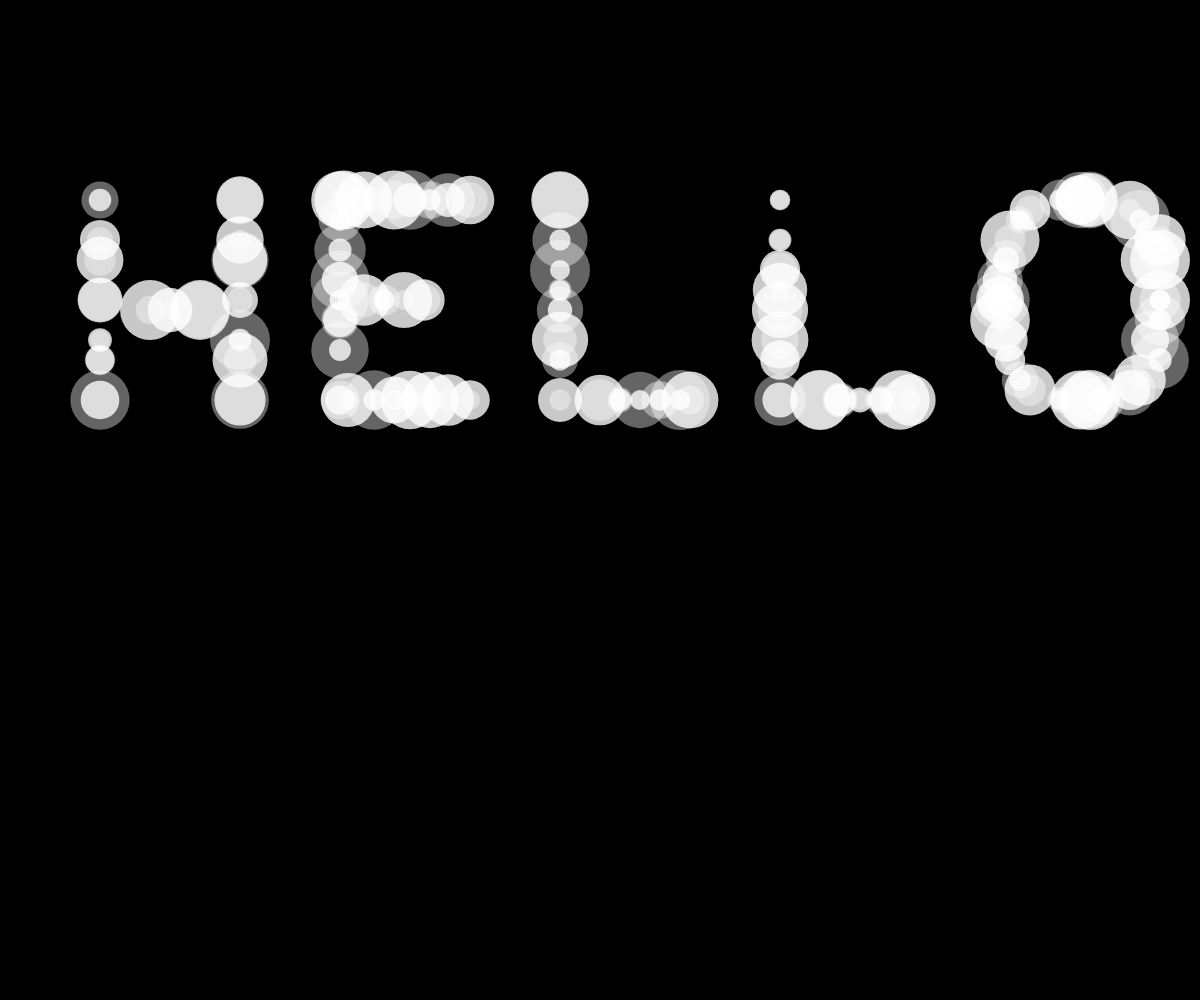
Frame 1 (no input)
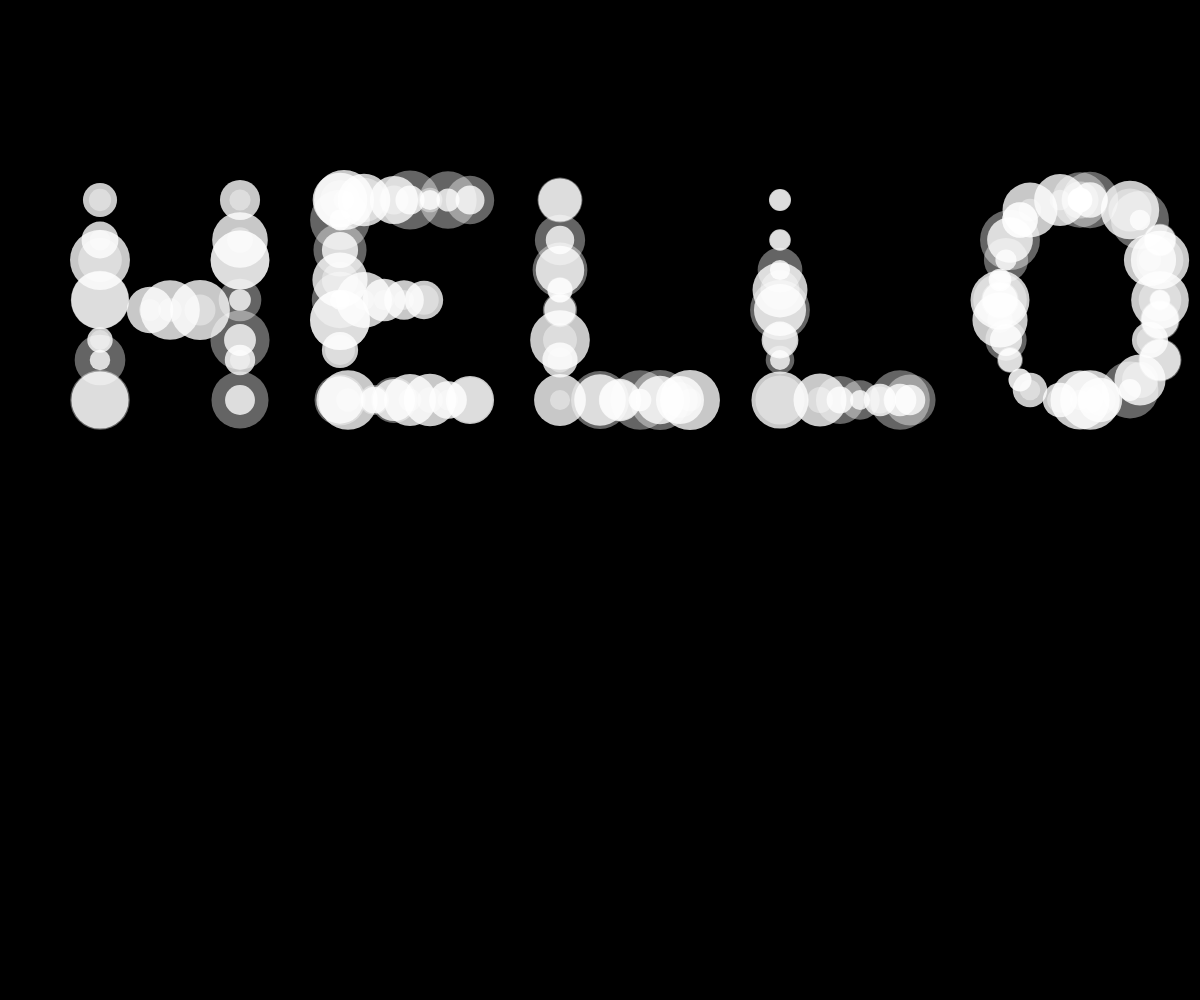
Frame 60 (no input)
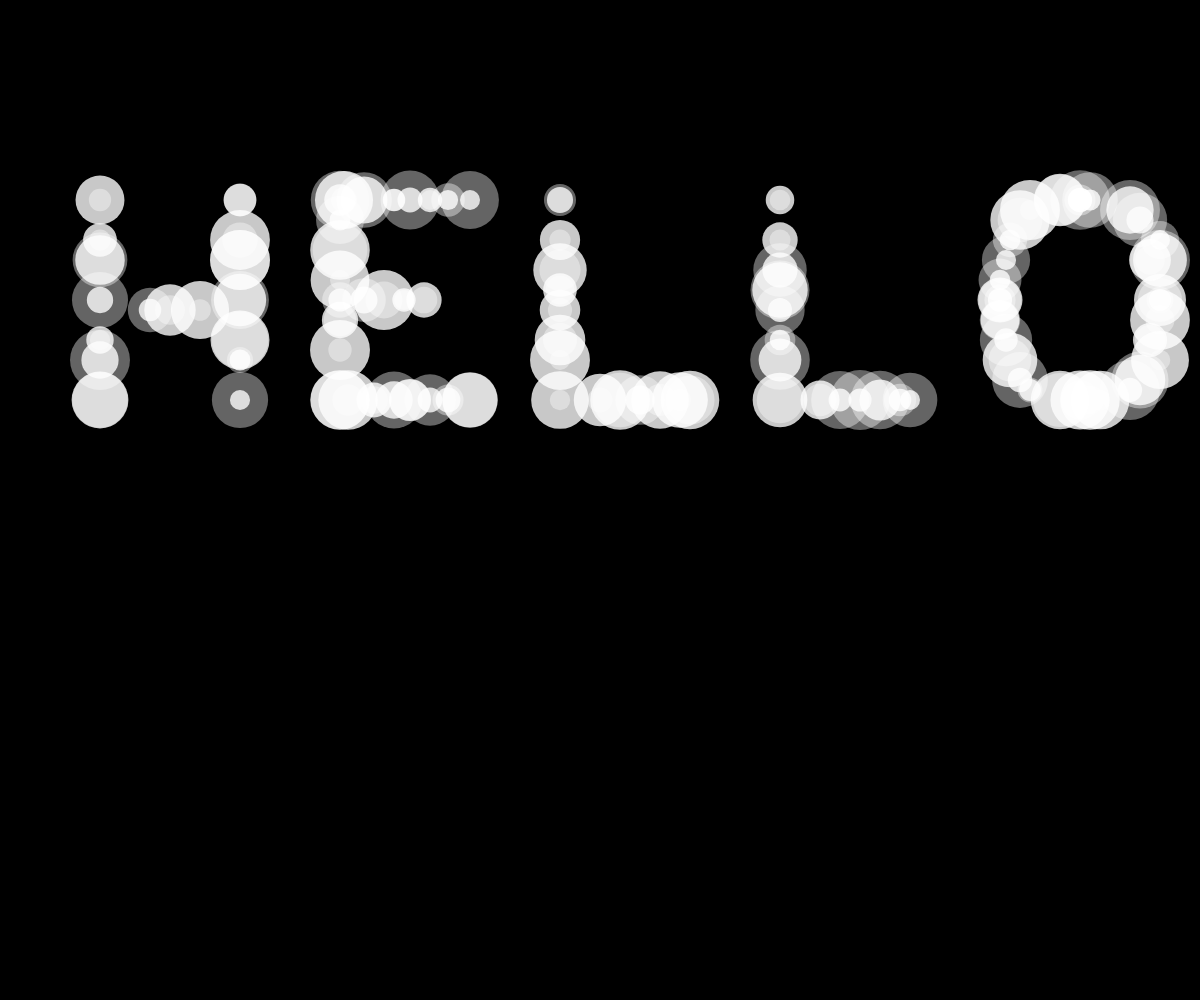
Frame 120 (the mouse pressed at the canvas centre since frame 60)

The p5.js sketch that drew these frames (run headless with seeded random() and noise() and a simulated clock; from frame 60 on, the mouse is pressed at the canvas centre):

// p5.js sketch
// ── sketch.js

// no need to change anything from here ... ----------------------

var letters = {};

var marginLeft = 50;
var marginTop = 100;
var textX = marginLeft;
var textY = 150;
var lineHeight = 150;
var typedText = "HELLO";

function setup() {
	createCanvas(windowWidth, windowHeight);
	initLetters();
	noFill();
	strokeWeight(0);
}

function draw() {
	background(0);
	scale(2);

	textX = marginLeft;
	textY = marginTop + 100;

	randomSeed(4);
	for (var i = 0; i < typedText.length; i++) {
		var c = typedText[i];
		if (letters[c]) {
			push();
			translate(textX, textY);
			var w = letters[c]();
			textX += w;
			pop();
		} else if (c == "\n") {
			textX = marginLeft;
			textY += lineHeight;
		}
	}

	//noLoop();
}

function keyTyped() {
    var k = key;
    if (!letters[k]) {
        k = k.toUpperCase();
    }
    if (letters[k]) {
         
        typedText += k;
    }

	//loop();
}

function keyPressed() {
	if (keyCode == RETURN) {
		typedText += "\n";
	}
	if (keyCode == BACKSPACE || keyCode == DELETE) {
		if (typedText.length > 0) typedText = typedText.slice(0, -1);
	
}

	//loop();
}
// ... to here -----------------------------------------------------


function initLetters() {
	// Add your calls to the letter functions here

	letters = {
		N: draw_N,
		O: draw_O,
		Q: draw_Q,
		U: draw_U,
       G: draw_G,
       H: draw_H,
       I: draw_I,
       J: draw_J,
       K: draw_K,
       L: draw_L,
       M: draw_M,
       S: draw_S,
       R: draw_R,	
		A: draw_A,
		W: draw_W,
       V: draw_V,
       B: draw_B,
       P: draw_P,
       C: draw_C,
       D: draw_D,
       T: draw_T,
		E: draw_E,
       F: draw_F,
       X: draw_X,
       Y: draw_Y,
       Z: draw_Z,
		
		" ": function() { return 30 },
	};
}



// A function for each letter

function draw_N() {
	
	//rect(-15,-100,80,100);
	
	specialEllipse(0,-100,30,30); //top left 
	specialEllipse(0,0,13,13); 
	specialEllipse(0,-5,15,15); //bottom left
	//specialEllipse(50,-100,30,30); //top right
	specialEllipse(50,-20,30,30); //bottom right
	specialEllipse(0,-30,25,25);
   specialEllipse(0,-20,25,25);
	specialEllipse(0,-40,15,15);
	specialEllipse(0,-50,20,20);
	specialEllipse(0,-70,10,10);
   specialEllipse(0,-80,10,10);
	specialEllipse(0,-90,15,15);
	
   specialEllipse(70,-100,10,10);
	specialEllipse(70,-85,20,20);
	specialEllipse(70,-70,18,18);
	specialEllipse(70,-60,11,11);
	specialEllipse(70,-50,15,15);
   specialEllipse(70,-30,15,15);
	specialEllipse(70,-20,25,25);
	specialEllipse(70,0,13,13);

	specialEllipse(50,-35,20,20);
	specialEllipse(33,-47,10,10);
	specialEllipse(28,-56,15,15);
	specialEllipse(23,-67,18,18);
	specialEllipse(18,-75,10,10);
	specialEllipse(15,-80,13,13);

	
	
	

	return 110;
}

function draw_O() {
	
	//rect(30,-100,80,100);
	
   specialEllipse(0, -50, 25);
   specialEllipse(0, -40, 25);
   specialEllipse(3, -30, 15);
   specialEllipse(5, -20, 30);
   specialEllipse(10, -10, 10);
   specialEllipse(15, -5, 20);
   specialEllipse(30, 0, 20);
   specialEllipse(45, 0, 30);

   specialEllipse(80, -50, 25);
   specialEllipse(80, -40, 25);
   specialEllipse(75, -30, 15);
   specialEllipse(80, -20, 30);
   specialEllipse(70, -10, 10);
   specialEllipse(65, -5, 20);
   specialEllipse(50, 0, 20);
   specialEllipse(40, 0, 30);


   specialEllipse(0, -50, 25);
   specialEllipse(0, -60, 25);
   specialEllipse(3, -70, 15);
   specialEllipse(5, -80, 30);
   specialEllipse(10, -90, 10);
   specialEllipse(15, -95, 20);
   specialEllipse(30, -100, 20);
   specialEllipse(45, -100, 30);

   specialEllipse(80, -50, 25);
   specialEllipse(80, -70, 25);
   specialEllipse(75, -70, 15);
   specialEllipse(80, -80, 30);
   specialEllipse(70, -90, 10);
   specialEllipse(65, -95, 20);
   specialEllipse(40, -100, 20);
   specialEllipse(40, -100, 30);


	return 130;
}
function draw_Q() {
	
	//rect(75,-100,80,100);
	
   specialEllipse(0, -50, 25);
   specialEllipse(0, -40, 25);
   specialEllipse(3, -30, 15);
   specialEllipse(5, -20, 30);
   specialEllipse(10, -10, 10);
   specialEllipse(15, -5, 20);
   specialEllipse(30, 0, 20);
   specialEllipse(45, 0, 30);

   specialEllipse(80, -50, 25);
   specialEllipse(80, -40, 25);
   specialEllipse(75, -30, 15);
   specialEllipse(80, -20, 30);
   specialEllipse(70, -10, 10);
   specialEllipse(65, -5, 20);
   specialEllipse(50, 0, 20);
   specialEllipse(40, 0, 30);


   specialEllipse(0, -50, 25);
   specialEllipse(0, -60, 25);
   specialEllipse(3, -70, 15);
   specialEllipse(5, -80, 30);
   specialEllipse(10, -90, 10);
   specialEllipse(15, -95, 20);
   specialEllipse(30, -100, 20);
   specialEllipse(45, -100, 30);

   specialEllipse(80, -50, 25);
   specialEllipse(80, -70, 25);
   specialEllipse(75, -70, 15);
   specialEllipse(80, -80, 30);
   specialEllipse(70, -90, 10);
   specialEllipse(65, -95, 20);
   specialEllipse(40, -100, 20);
   specialEllipse(40, -100, 30);

   specialEllipse(90, 0, 25);
   specialEllipse(80, -10, 15);
   specialEllipse(70, -20, 15);
	specialEllipse(60, -30, 10);
	

	

	return 130;
}

function draw_U() {
	
   specialEllipse(0, -50, 25);
   specialEllipse(0, -40, 25);
   specialEllipse(0, -60, 25);
   specialEllipse(0, -70, 25);
   specialEllipse(0, -80, 25);
   specialEllipse(0, -90, 25);
   specialEllipse(0, -95, 25);
   specialEllipse(0, -100, 25);
   specialEllipse(3, -30, 15);
   specialEllipse(5, -20, 30);
   specialEllipse(10, -10, 10);
   specialEllipse(15, -5, 20);
   specialEllipse(30, 0, 20);
   specialEllipse(45, 0, 30);

   specialEllipse(80, -50, 25);
   specialEllipse(80, -60, 25);
   specialEllipse(80, -70, 25);
   specialEllipse(80, -80, 25);
   specialEllipse(80, -90, 25);
   specialEllipse(80, -95, 25);
   specialEllipse(80, -100, 25);

   specialEllipse(75, -30, 15);
   specialEllipse(80, -20, 30);
   specialEllipse(70, -10, 10);
   specialEllipse(65, -5, 20);
   specialEllipse(50, 0, 20);
   specialEllipse(40, 0, 30);
	
	
	

	

	return 120;
}




function draw_G() {



   specialEllipse(0, -50, 25);
   specialEllipse(0, -40, 25);
   specialEllipse(3, -30, 15);
   specialEllipse(5, -20, 30);
   specialEllipse(10, -10, 10);
   specialEllipse(15, -5, 20);
   specialEllipse(30, 0, 20);
   specialEllipse(45, 0, 30);

   specialEllipse(80, -50, 25);
   specialEllipse(80, -40, 25);
   specialEllipse(75, -30, 15);
   specialEllipse(80, -20, 30);
   specialEllipse(70, -10, 10);
   specialEllipse(65, -5, 20);
   specialEllipse(50, 0, 20);
   specialEllipse(40, 0, 30);



   specialEllipse(75, -40, 20);
   specialEllipse(75, -50, 15);


   specialEllipse(0, -50, 25);
   specialEllipse(0, -60, 25);
   specialEllipse(3, -70, 15);
   specialEllipse(5, -80, 30);
   specialEllipse(10, -90, 10);
   specialEllipse(15, -95, 20);
   specialEllipse(30, -100, 20);
   specialEllipse(45, -100, 30);

   specialEllipse(75, -90, 20);
   specialEllipse(60, -100, 20);
   specialEllipse(45, -100, 30);

   specialEllipse(65, -50, 10);
   specialEllipse(75, -50, 15);
   specialEllipse(60, -50, 10);




       return 130;
}


function draw_H() {


   specialEllipse(0, 0, 20);
   specialEllipse(0, -30, 25);
   specialEllipse(0, -20, 25);
   specialEllipse(0, -50, 15);
   specialEllipse(0, -70, 20);
   specialEllipse(0, -80, 20);
   specialEllipse(0, -100, 30);
   specialEllipse(25, -45, 25);
   specialEllipse(35, -45, 10);

   specialEllipse(70, 0, 20);
   specialEllipse(70, -30, 25);
   specialEllipse(70, -20, 25);
   specialEllipse(70, -50, 25);
   specialEllipse(70, -70, 30);
   specialEllipse(70, -80, 30);

   specialEllipse(50, -45, 25);
   specialEllipse(70, -100, 15);


       return 120;
}


function draw_I() {


   specialEllipse(0, 0, 20);
   specialEllipse(0, -30, 25);
   specialEllipse(0, -20, 25);
   specialEllipse(0, -45, 15);
   specialEllipse(0, -60, 20);
   specialEllipse(0, -80, 20);
   specialEllipse(0, -100, 30);


       return 50;

}

function draw_J() {


   specialEllipse(60, -80, 30);
   specialEllipse(60, -30, 25);
   specialEllipse(60, -100, 20);
   specialEllipse(60, -70, 20);
   specialEllipse(60, -60, 20);
   specialEllipse(60, -50, 20);
   specialEllipse(50, -10, 30);
   specialEllipse(30, 0, 20);
   specialEllipse(0, -50, 10);
   specialEllipse(0, -25, 15);
   specialEllipse(0, -35, 25);
   specialEllipse(10, -15, 15);


       return 110;

}
function draw_K() {


   specialEllipse(15, -45, 20);
   specialEllipse(30, -55, 25);
   specialEllipse(40, -65, 10);
   specialEllipse(50, -75, 20);
   specialEllipse(70, -100, 20);
   specialEllipse(60, -90, 20);
   specialEllipse(0, -100, 15);
   specialEllipse(0, -100, 10);
   specialEllipse(0, -65, 20);
   specialEllipse(0, -75, 20);
   specialEllipse(0, -50, 10);
   specialEllipse(0, -45, 25);
   specialEllipse(0, -25, 25);
   specialEllipse(0,  0, 30);
   specialEllipse(15, -35, 10);
   specialEllipse(35, -35, 20);
   specialEllipse(45, -25, 25);
   specialEllipse(50, -15, 20);
   specialEllipse(70, 0, 25);



       return 120;
}

function draw_L() {


   specialEllipse(0, 0, 25);
   specialEllipse(0, -20, 20);
   specialEllipse(0, -30, 10);
   specialEllipse(0, -45, 20);
   specialEllipse(0, -55, 20);
   specialEllipse(0, -65, 30);
   specialEllipse(0, -80, 30);
   specialEllipse(0, -100, 10);
   specialEllipse(20, 0, 20);
   specialEllipse(30, 0, 10);
   specialEllipse(40, 0, 10);
   specialEllipse(50, 0, 15);
    specialEllipse(60, 0, 15);
   specialEllipse(65, 0, 30);




       return 110;
}


function draw_M() {



   specialEllipse(80, 0, 25);
   specialEllipse(80, -20, 25);
   specialEllipse(80, -10, 30);
   specialEllipse(80, -30, 15);
   specialEllipse(80, -40, 15);
   specialEllipse(80, -50, 10);
   specialEllipse(80, -65, 30);
   specialEllipse(80, -80, 30);
   specialEllipse(80, -100, 15);
   specialEllipse(0, 0, 25);
   specialEllipse(0, -20, 25);
   specialEllipse(0, -10, 30);
   specialEllipse(0, -30, 15);
   specialEllipse(0, -40, 15);
   specialEllipse(0, -50, 10);
   specialEllipse(0, -65, 30);
   specialEllipse(0, -80, 30);
   specialEllipse(0, -100, 15);


   specialEllipse(10, -90, 25);
   specialEllipse(15, -80, 20);
   specialEllipse(20, -70, 20);
   specialEllipse(25, -60, 10);
   specialEllipse(30, -50, 30);
   specialEllipse(35, -45, 10);
   specialEllipse(40, -40, 10);

   specialEllipse(70, -90, 25);
   specialEllipse(65, -80, 20);
   specialEllipse(60, -70, 20);
   specialEllipse(55, -60, 10);
   specialEllipse(50, -50, 30);
   specialEllipse(45, -45, 10);






       return 130;
}
function draw_S() {



   specialEllipse(65, -80, 10);
   specialEllipse(60, -85, 15);
   specialEllipse(60, -90, 30);
   specialEllipse(40, -95, 10);
   specialEllipse(40, -100, 20);
   specialEllipse(40, -100, 10);
   specialEllipse(35, -100, 10);
   specialEllipse(20, -98, 30);
   specialEllipse(19, -95, 20);
   specialEllipse(15, -92, 20);
   specialEllipse(10, -87, 10);
   specialEllipse(7, -85, 15);
   specialEllipse(5, -75, 25);
   specialEllipse(1, -70, 30);
   specialEllipse(0, -65, 30);
   specialEllipse(0, -60, 30);
   specialEllipse(0, -55, 20);
   specialEllipse(0, -50, 25);

   specialEllipse(5, -45, 25);
   specialEllipse(10, -45, 25);
   specialEllipse(15, -45, 30);
   specialEllipse(35, -45, 30);
   specialEllipse(40, -45, 10);
   specialEllipse(45, -45, 20);
   specialEllipse(50, -45, 20);
   specialEllipse(55, -40, 20);
   specialEllipse(60, -42, 10);
   specialEllipse(75, -35, 15);
   specialEllipse(80, -25, 10);
   specialEllipse(75, -35, 10);
   specialEllipse(75, -10, 15);
   specialEllipse(65, -5, 10);
   specialEllipse(60, -3, 10);
   specialEllipse(55, 0, 30);
   specialEllipse(40, 0, 30);

   specialEllipse(35, 0, 20);
   specialEllipse(30, 0, 30);
   specialEllipse(25, -2, 10);
   specialEllipse(20, -5, 10);
   specialEllipse(15, -7, 20);
   specialEllipse(10, -10, 20);
    specialEllipse(5, -12, 30);
   specialEllipse(0, -15, 0);


       return 120;
}
function draw_R() {


   //pionowa kreska
   specialEllipse(0, 0, 20);
   specialEllipse(0, -10, 25);
   specialEllipse(0, -20, 20);
   specialEllipse(0, -30, 25);
   specialEllipse(0, -40, 25);
   specialEllipse(0, -50, 20);
   specialEllipse(0, -60, 15);
   specialEllipse(0, -70, 20);
   specialEllipse(0, -80, 15)
   specialEllipse(0, -90, 15);
   specialEllipse(0, -100, 20);

   //gorny brzuszek
   specialEllipse(10, -100, 15);
   specialEllipse(20, -100, 15);
   specialEllipse(30, -100, 20);
   specialEllipse(40, -95, 20);
   specialEllipse(50, -95, 15);
   specialEllipse(60, -88, 15);
   specialEllipse(70, -75, 20);
   specialEllipse(65, -60, 15);
   specialEllipse(55, -50, 15);
   specialEllipse(40, -45, 20);
   specialEllipse(30, -45, 25);
   specialEllipse(20, -44, 15);
   specialEllipse(10, -45, 15);


   specialEllipse(65, 0, 20);
   specialEllipse(60, -10, 25);
   specialEllipse(55, -20, 15);
   specialEllipse(50, -30, 15);
   specialEllipse(45, -40, 15);


       return 120;
}


function draw_A() {

   // lewe ramię
   specialEllipse(0, 0, 15);
   specialEllipse(4, -8, 15);
   specialEllipse(8, -15, 20);
   specialEllipse(13, -25, 20);
   specialEllipse(20, -40, 25);
   specialEllipse(25, -55, 20);
   specialEllipse(28, -63, 20);
   specialEllipse(31, -75, 15);
   specialEllipse(35, -85, 20);
   specialEllipse(38, -93, 15);
   specialEllipse(40, -100, 15);


   //prawe ramię
   specialEllipse(40, -100, 15);
   specialEllipse(42, -93, 15);
   specialEllipse(45, -85, 20);
   specialEllipse(49, -75, 15);
   specialEllipse(52, -63, 20);
   specialEllipse(57, -55, 20);
   specialEllipse(62, -40, 25);
   specialEllipse(69, -25, 20);
   specialEllipse(74, -15, 20);
   specialEllipse(76, -8, 15);
   specialEllipse(80, 0, 15);


   //mostek
   specialEllipse(35, -40, 20);
   specialEllipse(50, -40, 15);


	return 120;
}

function draw_W() {

   //pionowa kreska
	specialEllipse(0, 0, 20);
   specialEllipse(0, -20, 25);
   specialEllipse(0, -30, 20);
   specialEllipse(0, -40, 25);
   specialEllipse(0, -50, 25);
   specialEllipse(0, -60, 20);
   specialEllipse(0, -70, 15);
   specialEllipse(0, -80, 20);
   specialEllipse(0, -90, 15)
   specialEllipse(0, -100, 15);

   //ukośna lewa
   specialEllipse(0, -10, 20);
   specialEllipse(10, -20, 15);
   specialEllipse(20, -30, 20);
   specialEllipse(30, -40, 25);
   specialEllipse(40, -50, 20);

   //ukośna prawa
   specialEllipse(80, -10, 20);
   specialEllipse(70, -20, 15);
   specialEllipse(60, -30, 20);
   specialEllipse(50, -40, 25);
   specialEllipse(40, -50, 20);


   //pionowa prawa
   specialEllipse(80, 0, 20);
   specialEllipse(80, -20, 25);
   specialEllipse(80, -30, 20);
   specialEllipse(80, -40, 25);
   specialEllipse(80, -50, 25);
   specialEllipse(80, -60, 20);
   specialEllipse(80, -70, 15);
   specialEllipse(80, -80, 20);
   specialEllipse(80, -90, 15);
   specialEllipse(80, -100, 15);

	return 130;
}


function draw_V() {


   // lewe ramię
   specialEllipse(0, -100, 15);
   specialEllipse(4, -93, 15);
   specialEllipse(8, -85, 20);
   specialEllipse(11, -77, 15);
   specialEllipse(16, -65, 20);
   specialEllipse(21, -52, 20);
   specialEllipse(24, -40, 20);
   specialEllipse(27, -32, 15);
   specialEllipse(31, -24, 20);
   specialEllipse(34, -16, 15);
   specialEllipse(37, -8, 15);
   specialEllipse(40, 0, 10);

   //prawe ramię

   specialEllipse(80, -100, 15);
   specialEllipse(77, -93, 15);
   specialEllipse(74, -85, 20);
   specialEllipse(71, -77, 15);
   specialEllipse(67, -65, 20);
   specialEllipse(64, -52, 20);
   specialEllipse(60, -40, 20);
   specialEllipse(56, -32, 15);
   specialEllipse(51, -24, 20);
   specialEllipse(48, -16, 15);
   specialEllipse(44, -8, 15);
   specialEllipse(40, 0, 10);


	return 110;
}


function draw_B() {

   //pionowa kreska
   specialEllipse(0, 0, 20);
   specialEllipse(0, -20, 25);
   specialEllipse(0, -30, 20);
   specialEllipse(0, -40, 25);
   specialEllipse(0, -50, 25);
   specialEllipse(0, -60, 20);
   specialEllipse(0, -70, 15);
   specialEllipse(0, -80, 20);
   specialEllipse(0, -90, 15)
   specialEllipse(0, -100, 15);
   specialEllipse(0, -10, 20);

   //gorny brzuszek
   specialEllipse(8, -100, 15);
   specialEllipse(14, -99, 15);
   specialEllipse(26, -97, 20);
   specialEllipse(36, -94, 20);
   specialEllipse(48, -92, 15);
   specialEllipse(56, -87, 15);
   specialEllipse(60, -75, 20);

   specialEllipse(52, -64, 15);
   specialEllipse(45, -61, 15);
   specialEllipse(36, -59, 20);
   specialEllipse(26, -56, 25);
   specialEllipse(14, -52, 15);
   specialEllipse(8, -50, 15);


   //dolny brzuszek
   specialEllipse(8, -50, 15);
   specialEllipse(14, -49, 15);
   specialEllipse(26, -47, 20);
   specialEllipse(36, -44, 20);
   specialEllipse(48, -42, 15);
   specialEllipse(56, -37, 15);
   specialEllipse(60, -25, 20);

   specialEllipse(52, -14, 15);
   specialEllipse(45, -11, 15);
   specialEllipse(36, -9, 20);
   specialEllipse(26, -6, 25);
   specialEllipse(14, -2, 15);
   specialEllipse(8, 0, 15);


	return 100;
}


function draw_P() {

   //pionowa kreska
   specialEllipse(0, 0, 20);
   specialEllipse(0, -10, 25);
   specialEllipse(0, -20, 20);
   specialEllipse(0, -30, 25);
   specialEllipse(0, -40, 25);
   specialEllipse(0, -50, 20);
   specialEllipse(0, -60, 15);
   specialEllipse(0, -70, 20);
   specialEllipse(0, -80, 15)
   specialEllipse(0, -90, 15);
   specialEllipse(0, -100, 20);

   //gorny brzuszek
   specialEllipse(10, -100, 15);
   specialEllipse(20, -100, 15);
   specialEllipse(30, -100, 20);
   specialEllipse(40, -95, 20);
   specialEllipse(50, -95, 15);
   specialEllipse(60, -88, 15);
   specialEllipse(70, -75, 20);
   specialEllipse(65, -60, 15);
   specialEllipse(55, -50, 15);
   specialEllipse(40, -45, 20);
   specialEllipse(30, -45, 25);
   specialEllipse(20, -44, 15);
   specialEllipse(10, -45, 15);


	return 100;
}



function draw_C() {


   specialEllipse(62, -94, 10);
   specialEllipse(57, -98, 15);

   specialEllipse(50, -100, 15);

   specialEllipse (46, -99, 10);
   specialEllipse (41, -99, 15);
   specialEllipse (30, -94, 15);
   specialEllipse (25, -91, 20);
   specialEllipse (18, -85, 15);
   specialEllipse (13, -78, 15);
   specialEllipse(10, -72, 20);
   specialEllipse(5, -64, 15);
   specialEllipse(2, -58, 20);
   specialEllipse(0, -50, 15);


   specialEllipse (46, -1, 10);
   specialEllipse (41, -1, 15);
   specialEllipse (30, -6, 15);
   specialEllipse (25, -9, 20);
   specialEllipse (18, -15, 15);
   specialEllipse (13, -22, 15);
   specialEllipse(10, -28, 20);
   specialEllipse(5, -36, 15);
   specialEllipse(2, -42, 20);
   specialEllipse(0, -50, 15);

   specialEllipse(57, -2, 15);
   specialEllipse(62, -6, 10);

   specialEllipse(50, 0, 15);


	return 110;
}



function draw_D() {


   specialEllipse(0, -100, 15);
   specialEllipse (20, -99, 10);
   specialEllipse (30, -99, 15);
   specialEllipse (40, -95, 15);
   specialEllipse (45, -91, 20);
   specialEllipse (50, -85, 15);
   specialEllipse (55, -78, 15);
   specialEllipse(50, -72, 20);
   specialEllipse(55, -64, 15);
   specialEllipse(65, -58, 20);
   specialEllipse(65, -50, 15);


   specialEllipse (15, -1, 10);
   specialEllipse (20, -1, 15);
   specialEllipse (25, -6, 15);
   specialEllipse (35, -9, 20);
   specialEllipse (45, -15, 15);
   specialEllipse (50, -22, 15);
   specialEllipse(55, -28, 20);
   specialEllipse(55, -36, 15);
   specialEllipse(60, -42, 20);
   specialEllipse(60, -50, 15);



   specialEllipse(0, 0, 20);
   specialEllipse(0, -8, 15);
   specialEllipse(0, -15, 25);
   specialEllipse(0, -30, 20);
   specialEllipse(0, -40, 25);
   specialEllipse(0, -50, 25);
   specialEllipse(0, -60, 20);
   specialEllipse(0, -70, 15);
   specialEllipse(0, -80, 20);
   specialEllipse(0, -90, 15);
   specialEllipse(0, -100, 15);


	return 100;
}


function draw_T() {

   //pionowa kreska
   specialEllipse(40, 0, 20);
   specialEllipse(40, -20, 25);
   specialEllipse(40, -30, 20);
   specialEllipse(40, -40, 25);
   specialEllipse(40, -50, 25);
   specialEllipse(40, -60, 20);
   specialEllipse(40, -70, 15);
   specialEllipse(40, -80, 20);
   specialEllipse(40, -90, 15);
   specialEllipse(40, -100, 15);
   specialEllipse(40, -10, 20);

   //daszek
   specialEllipse(20, -100, 20);
   specialEllipse(62, -100, 20);
   specialEllipse(35, -100, 20);
   specialEllipse(50, -100, 15);
   specialEllipse(71, -100, 10);
   specialEllipse(80, -100, 25);
   specialEllipse(7, -100, 25);
   specialEllipse(0, -100, 10);



	return 110;
}

function draw_E() {

   specialEllipse (0, 0, 28);
   specialEllipse (0, -60, 16);
   specialEllipse (0, -25, 24);
   specialEllipse (0, -40, 25);
   specialEllipse (0, -50 , 14);
   specialEllipse (0, -100 , 14);
   specialEllipse (0, -90 , 14);
   specialEllipse (0, -75 , 18);


   specialEllipse (17, 0, 20);
   specialEllipse (4, 0, 25);
   specialEllipse (27, 0, 19);
   specialEllipse (35, 0, 15);
   specialEllipse (45, 0, 22);
   specialEllipse (54, 0, 19);
   specialEllipse (65, 0, 15);

   specialEllipse (2, -100, 20);
   specialEllipse (12, -100, 23);
   specialEllipse (27, -100, 18);
   specialEllipse (35, -100, 23);
   specialEllipse (45, -100, 18);
   specialEllipse (54, -100, 13);
   specialEllipse (65, -100, 15);

    specialEllipse (42, -50, 20);
    specialEllipse (22, -50, 27);
    specialEllipse (32, -50, 20);
    specialEllipse (12, -50, 20);



       return 110;
}

function draw_F() {

   specialEllipse (0, 0, 26);
   specialEllipse (0, -40, 30);
   specialEllipse (0, -10, 25);
   specialEllipse (0, -30, 25);
   specialEllipse (0, -50 , 30);
   specialEllipse (0, -100 , 10);
   specialEllipse (0, -80 , 18);
   specialEllipse (0, -70 , 18);

   specialEllipse (10, -100, 20);
   specialEllipse (20, -100, 23);
   specialEllipse (35, -100, 18);
   specialEllipse (43, -100, 23);
   specialEllipse (53, -100, 18);
   specialEllipse (62, -100, 13);
   specialEllipse (73, -100, 15);

    specialEllipse (30, -50, 17);
    specialEllipse (40, -50, 20);
    specialEllipse (20, -50, 20);



       return 100;
}


function draw_X() {
   specialEllipse (0, 0, 25);
   specialEllipse (10, -12, 20);
   specialEllipse (15, -22, 20);
   specialEllipse (20, -30, 15);
   specialEllipse (31, -40, 17);
   specialEllipse (37, -50, 13);
   specialEllipse (44, -60, 13);
   specialEllipse (50, -70, 15);
   specialEllipse (55, -75, 15);
   specialEllipse (62, -80, 16);
   specialEllipse (70, -90, 16);
   specialEllipse (80, -100, 20);

    specialEllipse (0, -100, 20);
   specialEllipse (13, -83, 16);
   specialEllipse (20, -75, 15);
   specialEllipse (26, -69, 15);
   specialEllipse (33, -60, 13);
   specialEllipse (40, -50, 13);
   specialEllipse (47, -40, 17);
   specialEllipse (53, -30, 15);
   specialEllipse (59, -22, 20);
   specialEllipse (65, -12, 20);
   specialEllipse (70, -12, 20);
   specialEllipse (80, 0, 25);

   return 120;
}

function draw_Y() {

   specialEllipse (40, 0, 25);
   specialEllipse (40, -10, 18);
   specialEllipse (40, -20, 15);
   specialEllipse (40, -30, 12);
   specialEllipse (40, -40, 10);

   specialEllipse (45, -55, 10);
   specialEllipse (40, -55, 10);
   specialEllipse (35, -55, 10);
   specialEllipse (30, -60, 10);
   specialEllipse (25, -65, 12);
   specialEllipse (20, -70, 15);
   specialEllipse (15, -75, 18);
   specialEllipse (10, -80, 18);
   specialEllipse (5, -90, 18);
   specialEllipse (0, -100, 19);

   specialEllipse (45, -54, 10);
   specialEllipse (50, -60, 12);
   specialEllipse (55, -65, 15);
   specialEllipse (60, -65, 15);
   specialEllipse (65, -75, 18);
   specialEllipse (70, -84, 18);
   specialEllipse (75, -84, 18);
   specialEllipse (80, -100, 19);


       return 120;
}

function draw_Z() {


   specialEllipse (25, 0, 20);
   specialEllipse (0, 0, 25);
   specialEllipse (5, 0, 25);
   specialEllipse (35, 0, 19);
   specialEllipse (43, 0, 15);
   specialEllipse (53, 0, 22);
   specialEllipse (62, 0, 19);
   specialEllipse (80, 0, 15);

   specialEllipse (16, -20, 20);
   specialEllipse (21, -30, 14);
   specialEllipse (29, -40, 20);
   specialEllipse (37, -50, 20);
   specialEllipse (45, -60, 19);
   specialEllipse (53, -70, 18);
   specialEllipse (62, -80, 25);
   specialEllipse (67, -87, 25);

   specialEllipse (0, -100, 20);
   specialEllipse (20, -100, 23);
   specialEllipse (35, -100, 18);
   specialEllipse (43, -100, 23);
   specialEllipse (53, -100, 18);
   specialEllipse (62, -100, 13);
   specialEllipse (80, -100, 15);


       return 110;
}


function specialEllipse(x, y, w, h) {
	strokeWeight(0);
	fill(255, 255, 255,100);
	var w = sin(frameCount * random() / 30 + random(100)) * 10 + 20;
	ellipse(x, y, w, w);

	strokeWeight(0)
    stroke(255,255,255,100);
	fill(255, 255, 255,200);
	w = sin(frameCount * random() / 30 + random(100)) * 10 + 20;
	ellipse(x, y, w, w);
}
